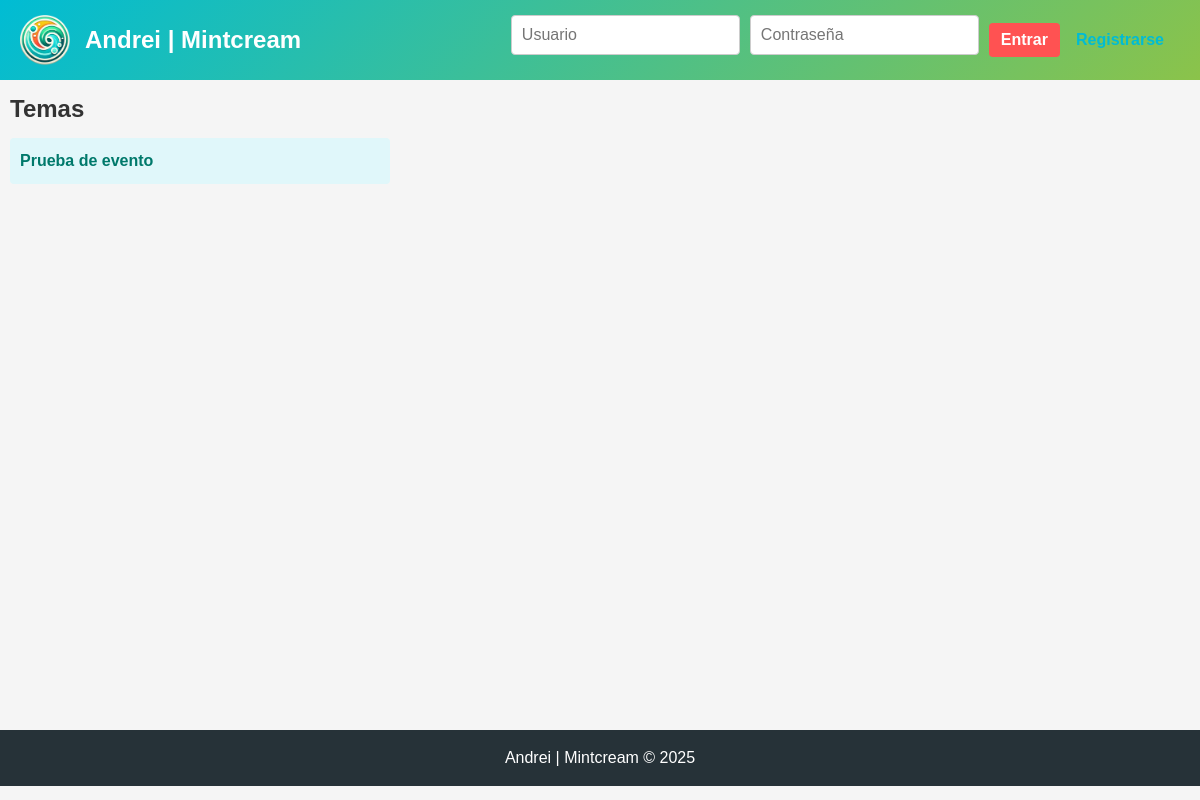
Before: / with the older database file.
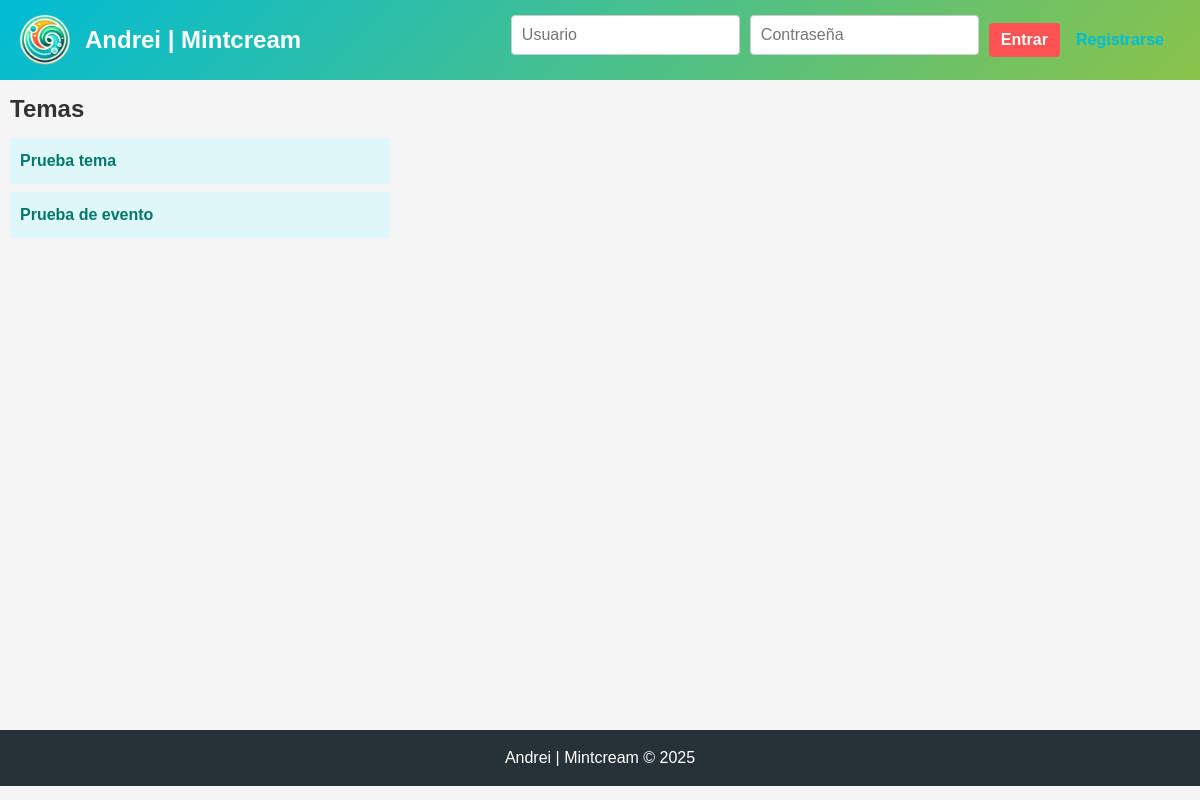
After: the same page with the newer database file.
### tables this page shows
CREATE TABLE temas (
        id INTEGER PRIMARY KEY AUTOINCREMENT,
        titulo TEXT NOT NULL
    );

### inc/procesamientodeformularios.php (called while the page is built, shortened)
<?php
$accion = $_GET['accion'] ?? '';
?>

### index.php (called while the page is built, shortened)
<?php
require_once __DIR__ . '/inc/inicializarsqlite.php';
require_once __DIR__ . '/inc/procesamientodeformularios.php';
require_once __DIR__ . '/inc/datosinterfaz.php';
require_once __DIR__ . '/bloques/cabeza.php';
require_once __DIR__ . '/bloques/cabecera.php';
require_once __DIR__ . '/bloques/principal.php';
require_once __DIR__ . '/bloques/piedepagina.php';

### inc/datosinterfaz.php (called while the page is built, shortened)
<?php
try {
    $stmt = $pdo->query("SELECT * FROM temas ORDER BY id DESC");
    $temas = $stmt->fetchAll(PDO::FETCH_ASSOC);
} catch (PDOException $ex) {
    error_log('Error al obtener temas: ' . $ex->getMessage());
    $temas = [];
}
?>

### bloques/principal.php (the view, shortened to what this page needs)
<?php if ($accion === 'register'): ?>
    <section class="registration-section">
        <h2>Registro de Usuario</h2>
        <form action="?accion=register" method="POST" class="registration-form">
            <input type="text" name="username" placeholder="Nombre de usuario" required>
            <input type="password" name="password" placeholder="Contraseña" required>
            <input type="text" name="name" placeholder="Nombre completo">
            <input type="email" name="email" placeholder="Correo electrónico">
            <button type="submit" class="btn-primary">Registrarse</button>
        </form>
    </section>
<?php else: ?>
    <div class="forum-container">
        <aside class="sidebar-topics">
            <section class="topic-section">
                <h2>Temas</h2>
                <ul class="topic-list">
                    <?php foreach ($temas as $tema): ?>
                        <li>
                            <a href="?tema_id=<?php echo $tema['id']; ?>">
                                <?php echo htmlspecialchars($tema['titulo']); ?>
                            </a>
                        </li>
                    <?php endforeach; ?>
                </ul>
            </section>
        </aside>
        <section class="middle-section">
        </section>
        <aside class="sidebar-posts">
        </aside>
    </div>
<?php endif; ?>

Changed rows visible on the page:
added temas: titulo "Prueba tema"
